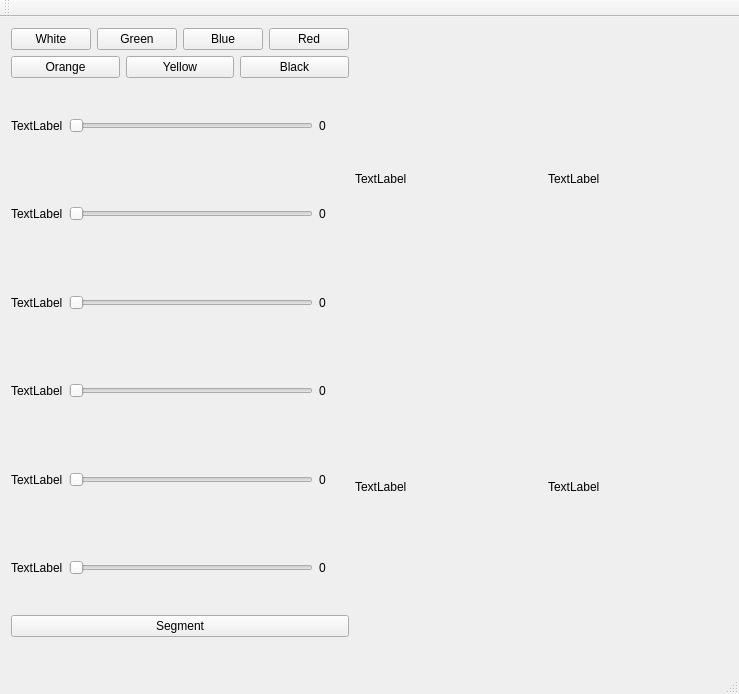
<?xml version="1.0" encoding="UTF-8"?>
<ui version="4.0">
 <class>MainWindow</class>
 <widget class="QMainWindow" name="MainWindow">
  <property name="geometry">
   <rect>
    <x>0</x>
    <y>0</y>
    <width>739</width>
    <height>694</height>
   </rect>
  </property>
  <property name="windowTitle">
   <string>MainWindow</string>
  </property>
  <widget class="QWidget" name="centralWidget">
   <widget class="QWidget" name="gridLayoutWidget">
    <property name="geometry">
     <rect>
      <x>0</x>
      <y>0</y>
      <width>746</width>
      <height>631</height>
     </rect>
    </property>
    <layout class="QGridLayout" name="gridLayout">
     <item row="0" column="0">
      <layout class="QHBoxLayout" name="horizontalLayout">
       <item>
        <layout class="QVBoxLayout" name="verticalLayout">
         <property name="sizeConstraint">
          <enum>QLayout::SetDefaultConstraint</enum>
         </property>
         <item>
          <layout class="QHBoxLayout" name="horizontalLayout_4">
           <item>
            <widget class="QPushButton" name="pushButton">
             <property name="text">
              <string>White</string>
             </property>
            </widget>
           </item>
           <item>
            <widget class="QPushButton" name="pushButton_2">
             <property name="text">
              <string>Green</string>
             </property>
            </widget>
           </item>
           <item>
            <widget class="QPushButton" name="pushButton_3">
             <property name="text">
              <string>Blue</string>
             </property>
            </widget>
           </item>
           <item>
            <widget class="QPushButton" name="pushButton_4">
             <property name="text">
              <string>Red</string>
             </property>
            </widget>
           </item>
          </layout>
         </item>
         <item>
          <layout class="QHBoxLayout" name="horizontalLayout_5">
           <item>
            <widget class="QPushButton" name="pushButton_5">
             <property name="text">
              <string>Orange</string>
             </property>
            </widget>
           </item>
           <item>
            <widget class="QPushButton" name="pushButton_6">
             <property name="text">
              <string>Yellow</string>
             </property>
            </widget>
           </item>
           <item>
            <widget class="QPushButton" name="pushButton_7">
             <property name="text">
              <string>Black</string>
             </property>
            </widget>
           </item>
          </layout>
         </item>
         <item>
          <layout class="QHBoxLayout" name="horizontalLayout_6">
           <item>
            <widget class="QLabel" name="label_5">
             <property name="minimumSize">
              <size>
               <width>40</width>
               <height>0</height>
              </size>
             </property>
             <property name="maximumSize">
              <size>
               <width>80</width>
               <height>16777215</height>
              </size>
             </property>
             <property name="text">
              <string>TextLabel</string>
             </property>
            </widget>
           </item>
           <item>
            <widget class="QSlider" name="horizontalSlider">
             <property name="orientation">
              <enum>Qt::Horizontal</enum>
             </property>
            </widget>
           </item>
           <item>
            <widget class="QLabel" name="label_11">
             <property name="minimumSize">
              <size>
               <width>30</width>
               <height>0</height>
              </size>
             </property>
             <property name="text">
              <string>0</string>
             </property>
            </widget>
           </item>
          </layout>
         </item>
         <item>
          <layout class="QHBoxLayout" name="horizontalLayout_7">
           <item>
            <widget class="QLabel" name="label_6">
             <property name="minimumSize">
              <size>
               <width>40</width>
               <height>0</height>
              </size>
             </property>
             <property name="maximumSize">
              <size>
               <width>80</width>
               <height>16777215</height>
              </size>
             </property>
             <property name="text">
              <string>TextLabel</string>
             </property>
            </widget>
           </item>
           <item>
            <widget class="QSlider" name="horizontalSlider_2">
             <property name="orientation">
              <enum>Qt::Horizontal</enum>
             </property>
            </widget>
           </item>
           <item>
            <widget class="QLabel" name="label_12">
             <property name="minimumSize">
              <size>
               <width>30</width>
               <height>0</height>
              </size>
             </property>
             <property name="maximumSize">
              <size>
               <width>30</width>
               <height>16777215</height>
              </size>
             </property>
             <property name="text">
              <string>0</string>
             </property>
            </widget>
           </item>
          </layout>
         </item>
         <item>
          <layout class="QHBoxLayout" name="horizontalLayout_11">
           <item>
            <widget class="QLabel" name="label_7">
             <property name="minimumSize">
              <size>
               <width>40</width>
               <height>0</height>
              </size>
             </property>
             <property name="maximumSize">
              <size>
               <width>80</width>
               <height>16777215</height>
              </size>
             </property>
             <property name="text">
              <string>TextLabel</string>
             </property>
            </widget>
           </item>
           <item>
            <widget class="QSlider" name="horizontalSlider_3">
             <property name="orientation">
              <enum>Qt::Horizontal</enum>
             </property>
            </widget>
           </item>
           <item>
            <widget class="QLabel" name="label_13">
             <property name="minimumSize">
              <size>
               <width>30</width>
               <height>0</height>
              </size>
             </property>
             <property name="maximumSize">
              <size>
               <width>30</width>
               <height>16777215</height>
              </size>
             </property>
             <property name="text">
              <string>0</string>
             </property>
            </widget>
           </item>
          </layout>
         </item>
         <item>
          <layout class="QHBoxLayout" name="horizontalLayout_10">
           <item>
            <widget class="QLabel" name="label_8">
             <property name="minimumSize">
              <size>
               <width>40</width>
               <height>0</height>
              </size>
             </property>
             <property name="maximumSize">
              <size>
               <width>80</width>
               <height>16777215</height>
              </size>
             </property>
             <property name="text">
              <string>TextLabel</string>
             </property>
            </widget>
           </item>
           <item>
            <widget class="QSlider" name="horizontalSlider_4">
             <property name="orientation">
              <enum>Qt::Horizontal</enum>
             </property>
            </widget>
           </item>
           <item>
            <widget class="QLabel" name="label_14">
             <property name="minimumSize">
              <size>
               <width>30</width>
               <height>0</height>
              </size>
             </property>
             <property name="maximumSize">
              <size>
               <width>30</width>
               <height>16777215</height>
              </size>
             </property>
             <property name="text">
              <string>0</string>
             </property>
            </widget>
           </item>
          </layout>
         </item>
         <item>
          <layout class="QHBoxLayout" name="horizontalLayout_8">
           <item>
            <widget class="QLabel" name="label_9">
             <property name="minimumSize">
              <size>
               <width>40</width>
               <height>0</height>
              </size>
             </property>
             <property name="text">
              <string>TextLabel</string>
             </property>
            </widget>
           </item>
           <item>
            <widget class="QSlider" name="horizontalSlider_5">
             <property name="orientation">
              <enum>Qt::Horizontal</enum>
             </property>
            </widget>
           </item>
           <item>
            <widget class="QLabel" name="label_15">
             <property name="minimumSize">
              <size>
               <width>30</width>
               <height>0</height>
              </size>
             </property>
             <property name="maximumSize">
              <size>
               <width>30</width>
               <height>16777215</height>
              </size>
             </property>
             <property name="text">
              <string>0</string>
             </property>
            </widget>
           </item>
          </layout>
         </item>
         <item>
          <layout class="QHBoxLayout" name="horizontalLayout_9">
           <item>
            <widget class="QLabel" name="label_10">
             <property name="minimumSize">
              <size>
               <width>40</width>
               <height>0</height>
              </size>
             </property>
             <property name="text">
              <string>TextLabel</string>
             </property>
            </widget>
           </item>
           <item>
            <widget class="QSlider" name="horizontalSlider_6">
             <property name="orientation">
              <enum>Qt::Horizontal</enum>
             </property>
            </widget>
           </item>
           <item>
            <widget class="QLabel" name="label_16">
             <property name="minimumSize">
              <size>
               <width>30</width>
               <height>0</height>
              </size>
             </property>
             <property name="maximumSize">
              <size>
               <width>30</width>
               <height>16777215</height>
              </size>
             </property>
             <property name="text">
              <string>0</string>
             </property>
            </widget>
           </item>
          </layout>
         </item>
         <item>
          <widget class="QPushButton" name="pushButton_8">
           <property name="text">
            <string>Segment</string>
           </property>
          </widget>
         </item>
        </layout>
       </item>
       <item>
        <spacer name="horizontalSpacer">
         <property name="orientation">
          <enum>Qt::Horizontal</enum>
         </property>
         <property name="sizeHint" stdset="0">
          <size>
           <width>40</width>
           <height>20</height>
          </size>
         </property>
        </spacer>
       </item>
       <item>
        <layout class="QVBoxLayout" name="verticalLayout_2">
         <item>
          <layout class="QHBoxLayout" name="horizontalLayout_2">
           <item>
            <widget class="QLabel" name="label_3">
             <property name="minimumSize">
              <size>
               <width>200</width>
               <height>300</height>
              </size>
             </property>
             <property name="text">
              <string>TextLabel</string>
             </property>
            </widget>
           </item>
           <item>
            <widget class="QLabel" name="label_4">
             <property name="minimumSize">
              <size>
               <width>200</width>
               <height>250</height>
              </size>
             </property>
             <property name="text">
              <string>TextLabel</string>
             </property>
            </widget>
           </item>
          </layout>
         </item>
         <item>
          <layout class="QHBoxLayout" name="horizontalLayout_3">
           <item>
            <widget class="QLabel" name="label">
             <property name="minimumSize">
              <size>
               <width>200</width>
               <height>300</height>
              </size>
             </property>
             <property name="text">
              <string>TextLabel</string>
             </property>
            </widget>
           </item>
           <item>
            <widget class="QLabel" name="label_2">
             <property name="minimumSize">
              <size>
               <width>200</width>
               <height>250</height>
              </size>
             </property>
             <property name="text">
              <string>TextLabel</string>
             </property>
            </widget>
           </item>
          </layout>
         </item>
        </layout>
       </item>
      </layout>
     </item>
    </layout>
   </widget>
  </widget>
  <widget class="QMenuBar" name="menuBar">
   <property name="geometry">
    <rect>
     <x>0</x>
     <y>0</y>
     <width>739</width>
     <height>22</height>
    </rect>
   </property>
  </widget>
  <widget class="QToolBar" name="mainToolBar">
   <attribute name="toolBarArea">
    <enum>TopToolBarArea</enum>
   </attribute>
   <attribute name="toolBarBreak">
    <bool>false</bool>
   </attribute>
  </widget>
  <widget class="QStatusBar" name="statusBar"/>
 </widget>
 <layoutdefault spacing="6" margin="11"/>
 <resources/>
 <connections/>
</ui>
